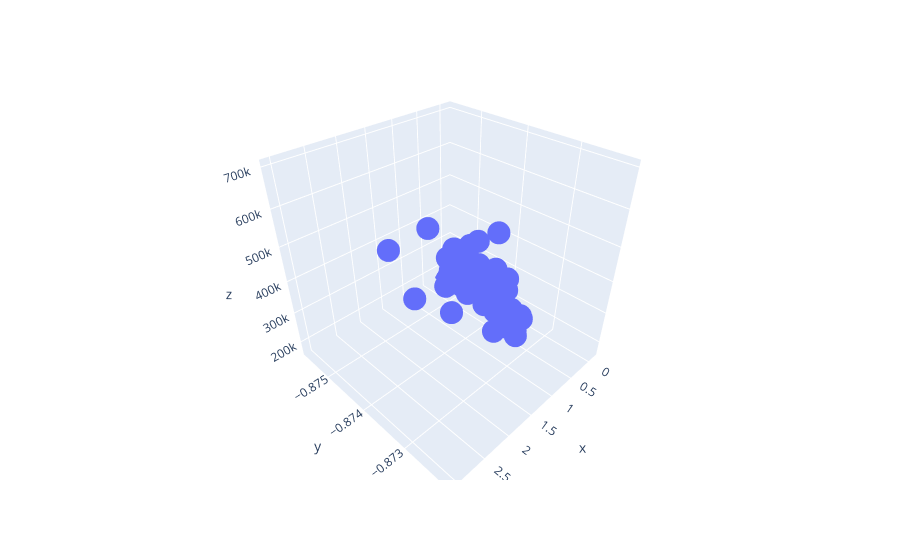

The cell this chart's notebook holds for it:
### Code cell
# Visualisation
from plotly import express as px
fig = px.scatter_3d(x=x1, y=x2, z=y)
fig.show()
